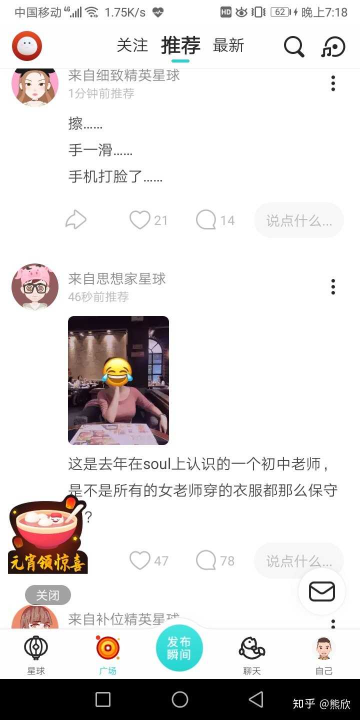
#> input picture pictures/0151d61b-bf8e-4b33-b237-77c472b08193.jpg, 720 x 1440 px, found by its file name (shown at 1/2 size); its folder holds 4 pictures in this run
$ python remove_watermark.py
#> lines starting #> are read from the running program, lines starting #| are printed output that depends on the picture
# -*- coding:utf-8 -*-

import cv2
import numpy as np
import os

def img_clean(img):
    height, width = img.shape[0:2]

    # show the original picture
    cv2.namedWindow("Image", 0)
    cv2.resizeWindow("Image", int(width / 2), int(height / 2))
    cv2.imshow('Image', img)

    rects = ((width - 170, height - 38, width, height),(1, 1, 164, 100)) #水印区域
    mask = np.zeros((height, width), np.uint8)
    for rect in rects:
        x1, y1, x2, y2 = rect
        cv2.rectangle(mask, (x1, y1), (x2, y2), (255, 255, 255), -1)
        img = cv2.inpaint(img, mask, 1.5, cv2.INPAINT_TELEA) #蒙版

    # show the new picture
    cv2.namedWindow("newImage", 0)
    cv2.resizeWindow("newImage", int(width / 2), int(height / 2))
    cv2.imshow('newImage', img)
    cv2.waitKey(0)
    cv2.destroyAllWindows()

def crop_watermark():
    img_path_list = os.listdir('./pictures')
    total = len(img_path_list)
    cnt = 1
    for img_path in img_path_list:
        print("Debug::the overall process::{}/{}".format(cnt, total))
        img_abs_path = './pictures/' + img_path
        # print(img_abs_path)
        img = cv2.imread(img_abs_path)
#> img is the input picture: shape (1440, 720, 3); mean B, G, R 220.2, 220.8, 223.4
        height, width = img.shape[0:2]
#> height = 1440; width = 720
        cropped = img[0:height-40, 0:width]
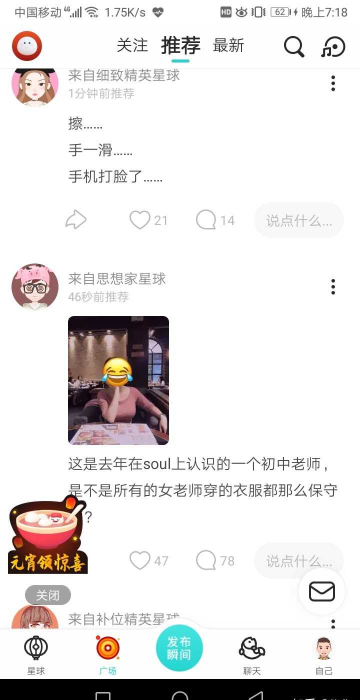
#> cropped: shape (1400, 720, 3) (shown at 1/2 size); mean B, G, R 226.3, 226.9, 229.5
        adjusted_img_abs_path = './adjusted/' + img_path
        cv2.imwrite(adjusted_img_abs_path, cropped)
        cnt += 1
#> pass 2 of the loop in crop_watermark, `for img_path in img_path_list:`:
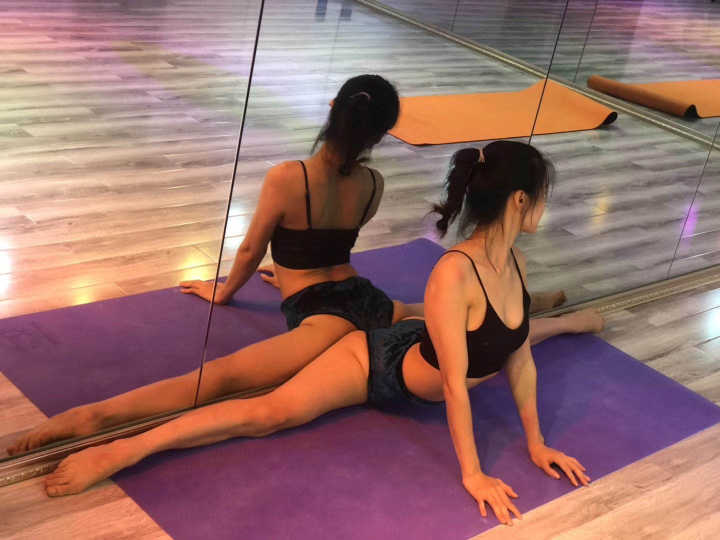
#> input picture pictures/01684f81-7374-4796-8052-bacc2ed03cd4.jpg, 720 x 540 px, found by its file name
#> in crop_watermark, img is the input picture: shape (540, 720, 3); mean B, G, R 105.1, 109.9, 151.4
#> in crop_watermark, `cropped = img[0:height-40, 0:width]`:
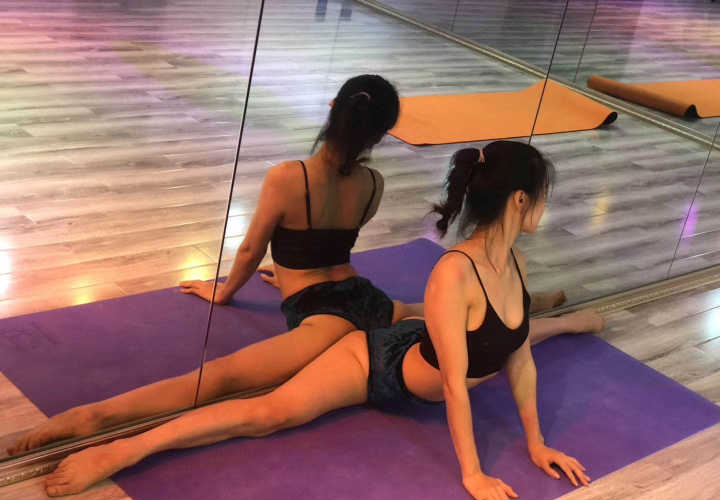
#> cropped: shape (500, 720, 3); mean B, G, R 104.4, 109.6, 148.4

if __name__ == '__main__':
    # 法一：修复水印
    # f_img = 'shui1.jpg'
    # img = cv2.imread(f_img)
    # img_clean(img)

    # 法二：裁剪图片
    img_folder = 'adjusted'
    if not os.path.exists(img_folder):
        os.makedirs(img_folder)

    crop_watermark()
